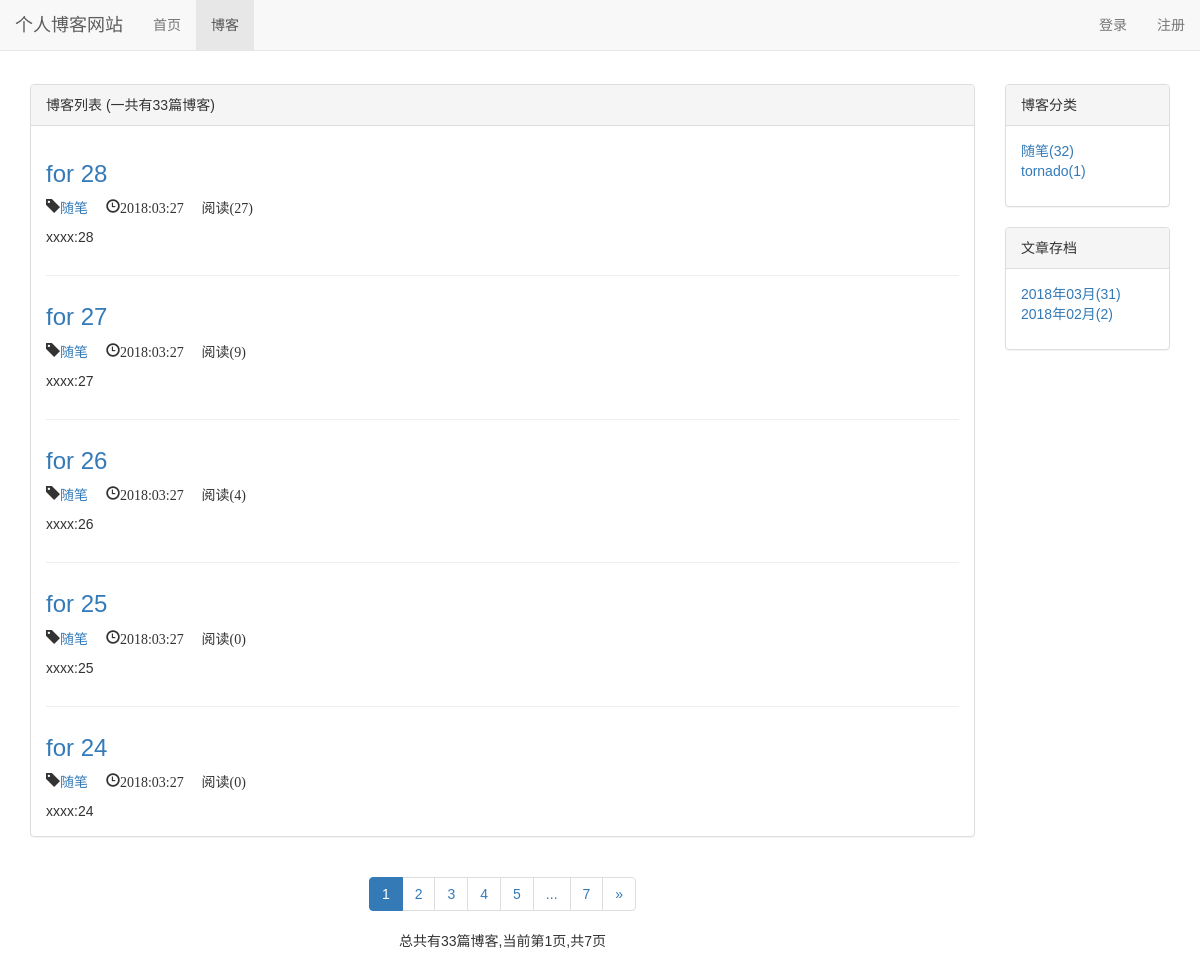
/blog/, run on an earlier commit of the app's database.
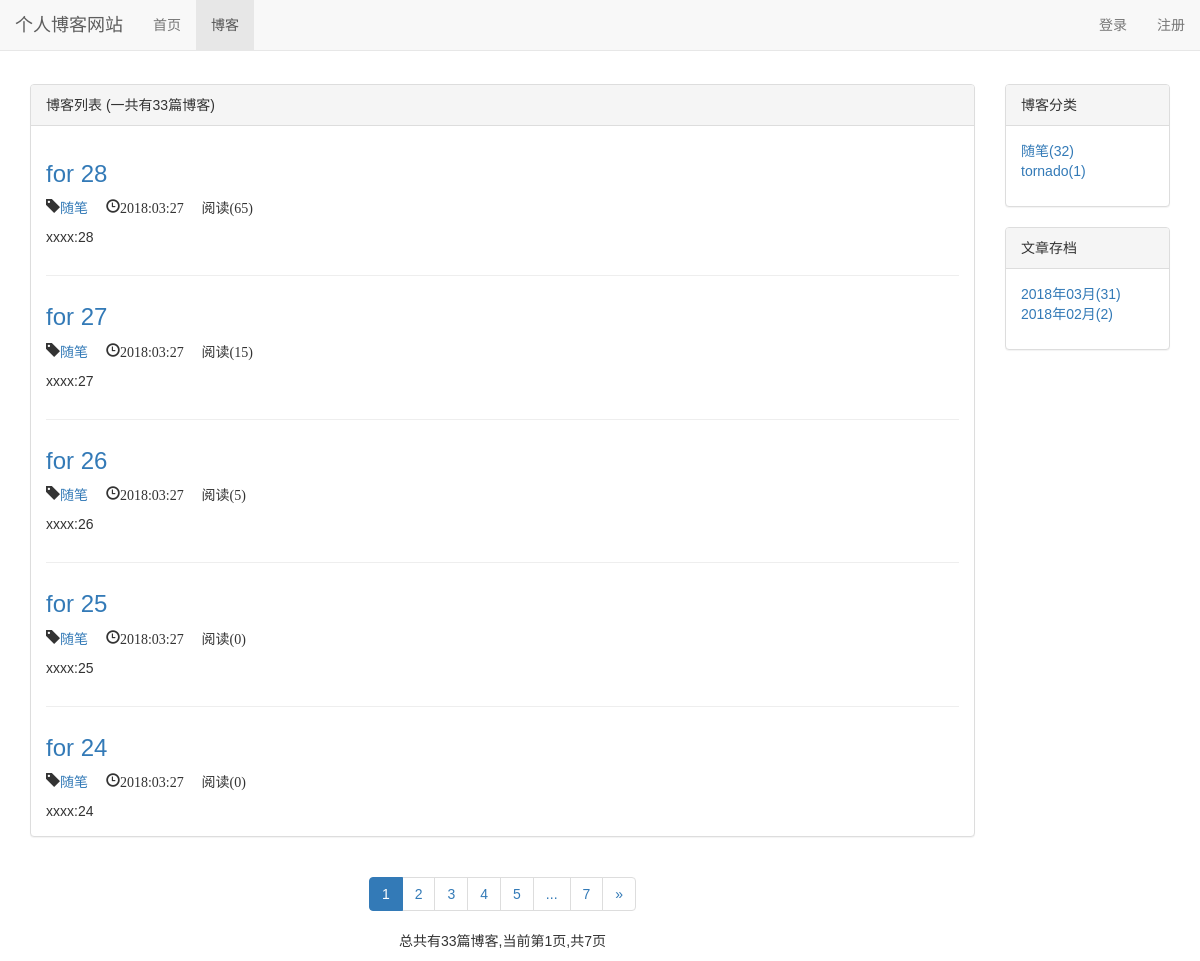
And on a later commit of the database.
### blog/models.py (models this page shows, shortened)
class Blog(models.Model, ReadNumExpandMethod):
    title = models.CharField(max_length=50, verbose_name='标题')
    content = RichTextUploadingField()
    created_time = models.DateTimeField(auto_now_add=True, verbose_name='创建时间')
    lst_update_time = models.DateTimeField(auto_now=True, verbose_name='最后修改日期')
    author = models.ForeignKey(User, on_delete=models.DO_NOTHING, verbose_name='作者')
    blog_type = models.ForeignKey(BlogType, on_delete=models.DO_NOTHING, verbose_name='博客类型')
    read_detail = GenericRelation(ReadDetail)
    class Meta:
        ordering = ["-created_time"]

class BlogType(models.Model):
    type_name = models.CharField(max_length=30)
    def __str__(self):
        return self.type_name

### read_statistics/models.py (models this page shows)
class ReadNum(models.Model):
    read_num = models.IntegerField(default=0)
    content_type = models.ForeignKey(ContentType, on_delete=models.DO_NOTHING)
    object_id = models.PositiveIntegerField()
    content_object = GenericForeignKey('content_type', 'object_id')

### blog/views.py (the view)
# urls.py: path('', views.blog_list, name='blog_list'),
def blog_list(request):
    blogs_all_list = Blog.objects.all()
    context = get_blog_list_common_data(request, blogs_all_list)
    return render(request, "blog/blog_list.html", context)

### read_statistics/models.py (called while the page is built)
    def get_read_num(self):
        try:
            ct = ContentType.objects.get_for_model(self)
            readnum = ReadNum.objects.get(content_type=ct, object_id=self.pk)
            return readnum.read_num
        except exceptions.ObjectDoesNotExist:
            return 0

### blog/templates/blog/blog_list.html (shortened to what this page needs)
{% extends 'base.html' %}
{% load staticfiles %}
{% block header_extends %}<link rel="stylesheet" href="{% static 'blog/blog.css'%}">{% endblock %}
{% block nav_blog_active %}active{% endblock %}
{% block content %}
    <div class="container">
        <div class="row">
            <div class="col-xs-12 col-md-8 col-lg-10">
                <div class="panel panel-default">
                    <div class="panel-heading">
                        {% block blog_list_title %}博客列表 (一共有{{page_of_blogs.paginator.count}}篇博客){% endblock %}
                    </div>
                    <div class="panel-body">
                        {% for blog in blogs %}
                            <h3>
                                <a href="{% url 'blog_detail' blog.pk %}">{{blog.title}}</a>
                            </h3>
                            <p class="blog-info">
                                <span class="glyphicon glyphicon-tag"><a href="{% url 'blog_with_type' blog.blog_type.pk %}">{{blog.blog_type}}</a></span>
                                <span class="glyphicon glyphicon-time">{{blog.created_time|date:"Y:m:d"}}</span>
                                <span class="glyphicon">阅读({{blog.get_read_num}})</span>
                            </p>
                            <div class="blog">{{blog.content|truncatechars:120|striptags}}</div>
                        {% empty %}
                            <div class="blog">暂无博客,敬请期待</div>
                        {% endfor %}
                    </div>
                </div>
                <div class="paginator">
                    <ul class="pagination">
                    {% for page_num in page_range %}
                        {% if page_num == page_of_blogs.number %}
                            <li class="active"><span>{{page_num}}</span></li>
                        {% elif page_num == "..." %}
                            <li><span>{{page_num}}</span></li>
                        {% else %}
                            <li><a href="?page={{page_num}}">{{page_num}}</a></li>
                        {% endif %}
                    {% endfor %}
                        <li>
                            <a href="?page={{page_of_blogs.next_page_number}}" aria-label="Next">
                            <span aria-hidden="true">&raquo;</span>
                            </a>
                        </li>
                    </ul>
                    <p>总共有{{page_of_blogs.paginator.count}}篇博客,当前第{{page_of_blogs.number}}页,共{{page_of_blogs.paginator.num_pages}}页</p>
                </div>
            </div>
            <div class="hidden-xs col-md-4 col-lg-2">
                <div class="panel panel-default">
                    <div class="panel-heading">博客分类</div>
                    <div class="panel-body">
                        <ul class="blog-types">
                            {% for blog_type in blog_types %}
                            <li><a href="{% url 'blog_with_type' blog_type.pk %}">{{blog_type.type_name}}({{blog_type.blog_count}})</a></li>
                            {% endfor %}
                        </ul>
                    </div>
                </div>
                <div class="panel panel-default">
                    <div class="panel-heading">文章存档</div>
                    <div class="panel-body">
                        <ul class="blog-types">
                            {% for blog_date, blog_count in blog_dates.items %}
                            <li><a href="{% url 'blog_with_date' blog_date.year blog_date.month %}">{{blog_date|date:"Y年m月"}}({{blog_count}})</a></li>
                            {% endfor %}
                        </ul>
                    </div>
                </div>
            </div>
        </div>
    </div>
{% endblock %}

### templates/base.html (shortened to what this page needs)
{% load static %}
<html lang="zh-CN">
<head>
    <link rel="stylesheet" href="{% static 'bootstrap-3.3.7/css/bootstrap.min.css'%}">
    <link rel="stylesheet" href="{% static 'base.css' %}">
    {% block header_extends %}{% endblock %}
</head>
<body>
    <nav class="navbar navbar-default navbar-fixed-top" role="navigation">
        <div class="container-fluid">
            <div class="navbar-header">
                <a class="navbar-brand" href="{% url 'home' %}">个人博客网站</a>
            </div>
            <div class="collapse navbar-collapse" id="navbar-collapse">
                <ul class="nav navbar-nav">
                  <li class="{% block nav_home_active %}{% endblock %}"><a href="{% url 'home' %}">首页</a></li>
                  <li class="{% block nav_blog_active %}{% endblock %}"><a href="{% url 'blog_list' %}">博客</a></li>
                </ul>
                <ul class="nav navbar-nav navbar-right">
                  <li class="{% block nav_login_active %}{% endblock %}"><a href="{% url 'login' %}">登录</a></li>
                  <li class="{% block nav_register_active %}{% endblock %}"><a href="{% url 'register' %}">注册</a></li>
                </ul>
            </div>
        </div>
    </nav>
{% block content %}{% endblock %}
</body>
</html>

### static/base.css (style rules this page uses)
* { margin: 0; padding: 0; list-style-type: none; font-family: "Arial","Microsoft YaHei","黑体","宋体",sans-serif; }
body { margin-top: 50px!important }

### blog/static/blog/blog.css (style rules this page uses)
div.container { margin-top: 6em; }
ul.blog-types { list-style-type: none; }
div.blog:not(:last-child) { margin-bottom: 2em; padding-bottom: 2em; border-bottom: 1px solid #eee; }
div.paginator { text-align: center; }
span.glyphicon { margin-right:1em }

What changed in the data, as far as the page shows it:
changed through a linked row, Blog "for 28": get_read_num "27" → "65"
changed through a linked row, Blog "for 27": get_read_num "9" → "15"
changed through a linked row, Blog "for 26": get_read_num "4" → "5"
